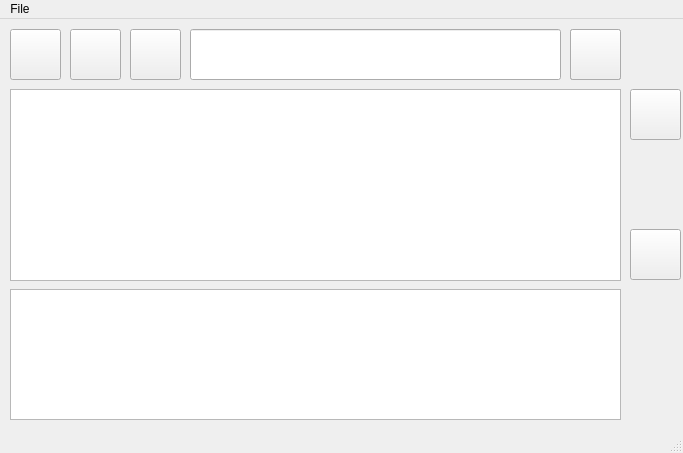
<?xml version="1.0" encoding="UTF-8"?>
<ui version="4.0">
 <class>MainWindow</class>
 <widget class="QMainWindow" name="MainWindow">
  <property name="geometry">
   <rect>
    <x>0</x>
    <y>0</y>
    <width>683</width>
    <height>453</height>
   </rect>
  </property>
  <property name="windowTitle">
   <string>MainWindow</string>
  </property>
  <property name="styleSheet">
   <string notr="true">background: ;
color: #000000;</string>
  </property>
  <property name="iconSize">
   <size>
    <width>38</width>
    <height>38</height>
   </size>
  </property>
  <widget class="QWidget" name="centralwidget">
   <widget class="QTableView" name="tableView">
    <property name="geometry">
     <rect>
      <x>10</x>
      <y>70</y>
      <width>611</width>
      <height>192</height>
     </rect>
    </property>
    <property name="styleSheet">
     <string notr="true"/>
    </property>
    <property name="alternatingRowColors">
     <bool>false</bool>
    </property>
   </widget>
   <widget class="QPushButton" name="btnAdd">
    <property name="geometry">
     <rect>
      <x>630</x>
      <y>70</y>
      <width>51</width>
      <height>51</height>
     </rect>
    </property>
    <property name="cursor">
     <cursorShape>PointingHandCursor</cursorShape>
    </property>
    <property name="text">
     <string/>
    </property>
    <property name="icon">
     <iconset resource="pic.qrc">
      <normaloff>:/pic/pic/add.svg</normaloff>:/pic/pic/add.svg</iconset>
    </property>
    <property name="iconSize">
     <size>
      <width>38</width>
      <height>38</height>
     </size>
    </property>
   </widget>
   <widget class="QPushButton" name="btndelete">
    <property name="geometry">
     <rect>
      <x>630</x>
      <y>210</y>
      <width>51</width>
      <height>51</height>
     </rect>
    </property>
    <property name="cursor">
     <cursorShape>PointingHandCursor</cursorShape>
    </property>
    <property name="styleSheet">
     <string notr="true"/>
    </property>
    <property name="text">
     <string/>
    </property>
    <property name="icon">
     <iconset resource="pic.qrc">
      <normaloff>:/pic/pic/clear.svg</normaloff>:/pic/pic/clear.svg</iconset>
    </property>
    <property name="iconSize">
     <size>
      <width>32</width>
      <height>32</height>
     </size>
    </property>
   </widget>
   <widget class="QPushButton" name="btnData">
    <property name="geometry">
     <rect>
      <x>10</x>
      <y>10</y>
      <width>51</width>
      <height>51</height>
     </rect>
    </property>
    <property name="cursor">
     <cursorShape>PointingHandCursor</cursorShape>
    </property>
    <property name="text">
     <string/>
    </property>
    <property name="icon">
     <iconset resource="pic.qrc">
      <normaloff>:/pic/database.svg</normaloff>:/pic/database.svg</iconset>
    </property>
    <property name="iconSize">
     <size>
      <width>38</width>
      <height>38</height>
     </size>
    </property>
   </widget>
   <widget class="QPushButton" name="btnOk">
    <property name="geometry">
     <rect>
      <x>570</x>
      <y>10</y>
      <width>51</width>
      <height>51</height>
     </rect>
    </property>
    <property name="text">
     <string/>
    </property>
    <property name="icon">
     <iconset resource="pic.qrc">
      <normaloff>:/pic/ok.svg</normaloff>:/pic/ok.svg</iconset>
    </property>
    <property name="iconSize">
     <size>
      <width>38</width>
      <height>38</height>
     </size>
    </property>
   </widget>
   <widget class="QPushButton" name="btnExport">
    <property name="geometry">
     <rect>
      <x>70</x>
      <y>10</y>
      <width>51</width>
      <height>51</height>
     </rect>
    </property>
    <property name="cursor">
     <cursorShape>PointingHandCursor</cursorShape>
    </property>
    <property name="text">
     <string/>
    </property>
    <property name="icon">
     <iconset resource="pic.qrc">
      <normaloff>:/pic/export.svg</normaloff>:/pic/export.svg</iconset>
    </property>
    <property name="iconSize">
     <size>
      <width>38</width>
      <height>38</height>
     </size>
    </property>
   </widget>
   <widget class="QPushButton" name="btnOkEport">
    <property name="geometry">
     <rect>
      <x>570</x>
      <y>10</y>
      <width>51</width>
      <height>51</height>
     </rect>
    </property>
    <property name="text">
     <string/>
    </property>
    <property name="icon">
     <iconset resource="pic.qrc">
      <normaloff>:/pic/ok.svg</normaloff>:/pic/ok.svg</iconset>
    </property>
    <property name="iconSize">
     <size>
      <width>38</width>
      <height>38</height>
     </size>
    </property>
   </widget>
   <widget class="QPushButton" name="btn_find">
    <property name="geometry">
     <rect>
      <x>130</x>
      <y>10</y>
      <width>51</width>
      <height>51</height>
     </rect>
    </property>
    <property name="cursor">
     <cursorShape>PointingHandCursor</cursorShape>
    </property>
    <property name="text">
     <string/>
    </property>
    <property name="icon">
     <iconset resource="pic.qrc">
      <normaloff>:/pic/find.svg</normaloff>:/pic/find.svg</iconset>
    </property>
    <property name="iconSize">
     <size>
      <width>38</width>
      <height>38</height>
     </size>
    </property>
   </widget>
   <widget class="QPushButton" name="btnOkFind">
    <property name="geometry">
     <rect>
      <x>570</x>
      <y>10</y>
      <width>51</width>
      <height>51</height>
     </rect>
    </property>
    <property name="cursor">
     <cursorShape>PointingHandCursor</cursorShape>
    </property>
    <property name="text">
     <string/>
    </property>
    <property name="icon">
     <iconset resource="pic.qrc">
      <normaloff>:/pic/ok.svg</normaloff>:/pic/ok.svg</iconset>
    </property>
    <property name="iconSize">
     <size>
      <width>38</width>
      <height>38</height>
     </size>
    </property>
   </widget>
   <widget class="QLineEdit" name="input_main">
    <property name="geometry">
     <rect>
      <x>190</x>
      <y>10</y>
      <width>371</width>
      <height>51</height>
     </rect>
    </property>
   </widget>
   <widget class="QListWidget" name="listWidget">
    <property name="geometry">
     <rect>
      <x>10</x>
      <y>270</y>
      <width>611</width>
      <height>131</height>
     </rect>
    </property>
   </widget>
  </widget>
  <widget class="QMenuBar" name="menubar">
   <property name="geometry">
    <rect>
     <x>0</x>
     <y>0</y>
     <width>683</width>
     <height>21</height>
    </rect>
   </property>
   <widget class="QMenu" name="menuFile">
    <property name="title">
     <string>File</string>
    </property>
    <addaction name="separator"/>
    <addaction name="actionOpen"/>
    <addaction name="actionExport"/>
    <addaction name="actionFind"/>
   </widget>
   <addaction name="menuFile"/>
  </widget>
  <widget class="QStatusBar" name="statusbar"/>
  <action name="actionOpen">
   <property name="text">
    <string>Open</string>
   </property>
  </action>
  <action name="actionExport">
   <property name="text">
    <string>Export</string>
   </property>
  </action>
  <action name="actionFind">
   <property name="text">
    <string>Find</string>
   </property>
  </action>
 </widget>
 <resources>
  <include location="pic.qrc"/>
 </resources>
 <connections/>
</ui>
